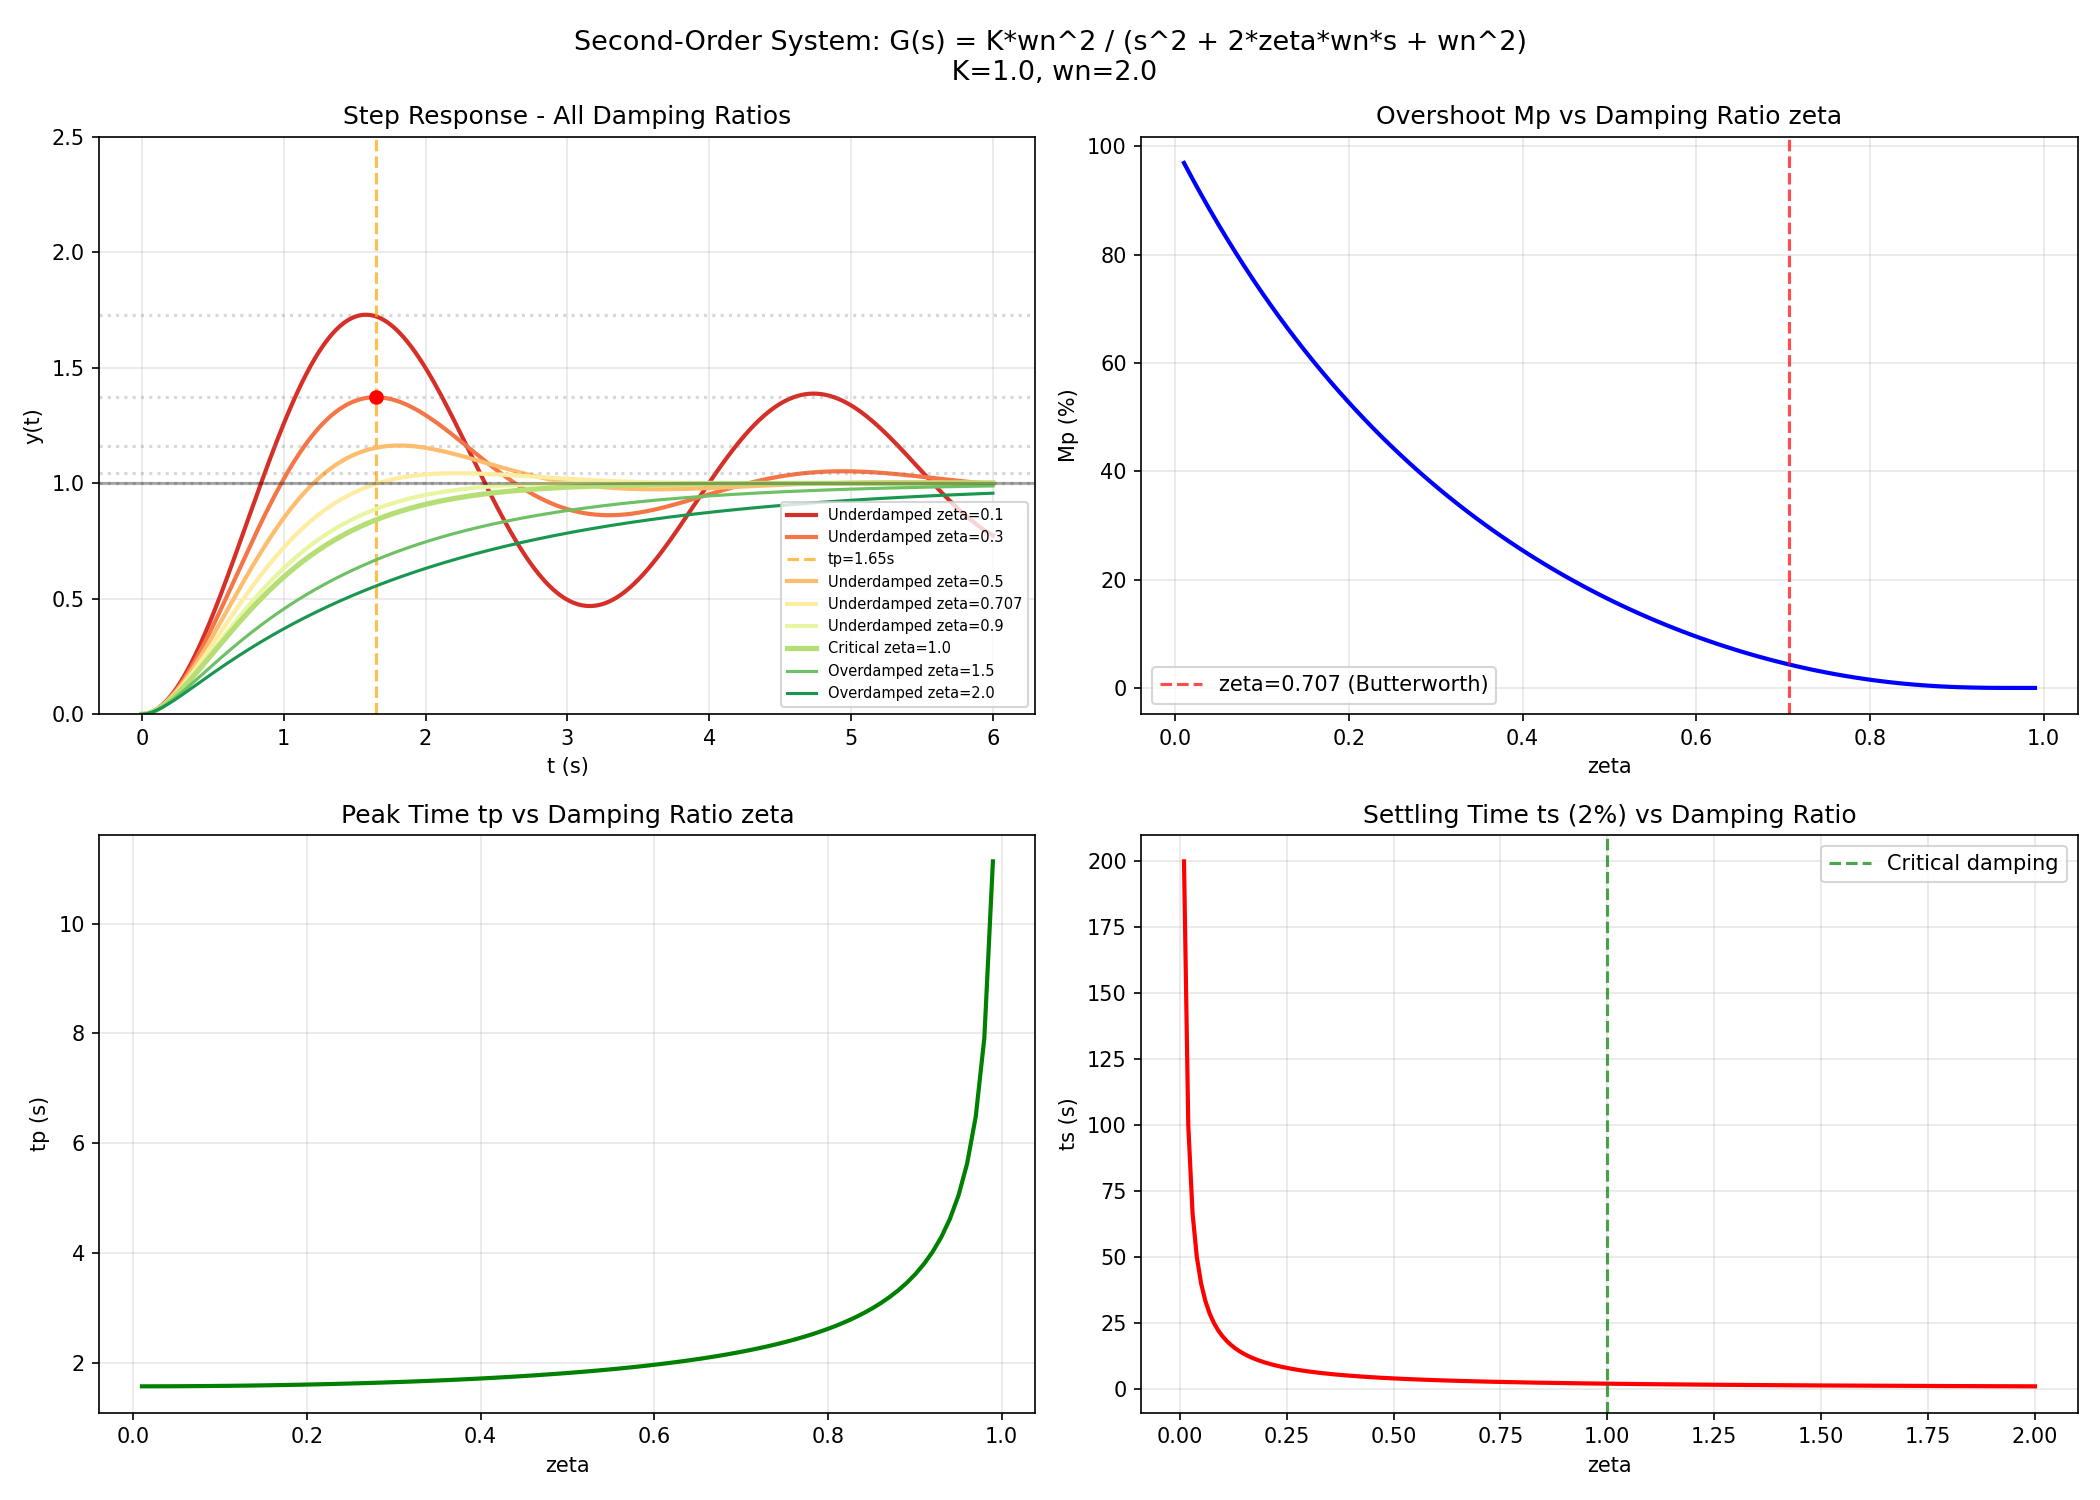

This chart was generated by the following Python code:
import numpy as np
import matplotlib
matplotlib.use('Agg')
import matplotlib.pyplot as plt
from scipy import signal

# ===== Day 2: 二阶系统 + 阻尼比 =====

def second_order_step(K, wn, zeta, t):
    """二阶系统单位阶跃响应
    G(s) = K*wn^2 / (s^2 + 2*zeta*wn*s + wn^2)
    
    zeta < 1: 欠阻尼 → 振荡收敛
    zeta = 1: 临界阻尼
    zeta > 1: 过阻尼
    """
    sys = signal.TransferFunction([K * wn**2], [1, 2*zeta*wn, wn**2])
    t_out, y_out = signal.step(sys, T=t)
    return t_out, y_out

def analytical_underdamped(K, wn, zeta, t):
    """欠阻尼解析解"""
    wd = wn * np.sqrt(1 - zeta**2)  # 阻尼自然频率
    sigma = zeta * wn               # 衰减系数
    y = K * (1 - np.exp(-sigma*t) * np.cos(wd*t) 
             - (zeta/np.sqrt(1-zeta**2)) * np.exp(-sigma*t) * np.sin(wd*t))
    return y

# 参数
K = 1.0
wn = 2.0  # 自然频率
t = np.linspace(0, 6, 1000)

# 欠阻尼不同zeta
fig, axes = plt.subplots(2, 2, figsize=(14, 10))
fig.suptitle(f'Second-Order System: G(s) = K*wn^2 / (s^2 + 2*zeta*wn*s + wn^2)\n K={K}, wn={wn}', fontsize=13)

zetas = [0.1, 0.3, 0.5, 0.707, 0.9, 1.0, 1.5, 2.0]
colors = plt.cm.RdYlGn(np.linspace(0.1, 0.9, len(zetas)))

for i, zeta in enumerate(zetas):
    t_out, y_out = second_order_step(K, wn, zeta, t)
    
    if zeta < 1:
        label = f'Underdamped zeta={zeta}'
        Mp = np.exp(-np.pi * zeta / np.sqrt(1-zeta**2))
        tp = np.pi / (wn * np.sqrt(1-zeta**2))
        # 找到峰值
        peak_idx = np.argmax(y_out)
        y_peak = y_out[peak_idx]
        t_peak = t_out[peak_idx]
        overshoot = (y_peak - K) / K * 100
        axes[0,0].axhline(y=K*(1+Mp), color='gray', linestyle=':', alpha=0.3)
        axes[0,0].plot(t_out, y_out, color=colors[i], linewidth=2, label=label)
        if zeta == 0.3:
            axes[0,0].axvline(x=tp, color='orange', linestyle='--', alpha=0.7, label=f'tp={tp:.2f}s')
            axes[0,0].scatter([tp], [y_peak], color='red', zorder=5)
    elif zeta == 1:
        label = f'Critical zeta={zeta}'
        axes[0,0].plot(t_out, y_out, color=colors[i], linewidth=2.5, label=label)
    else:
        label = f'Overdamped zeta={zeta}'
        axes[0,0].plot(t_out, y_out, color=colors[i], linewidth=1.5, label=label)

axes[0,0].axhline(y=K, color='black', linestyle='-', alpha=0.3)
axes[0,0].set_title('Step Response - All Damping Ratios')
axes[0,0].set_xlabel('t (s)')
axes[0,0].set_ylabel('y(t)')
axes[0,0].legend(fontsize=7, loc='lower right')
axes[0,0].grid(True, alpha=0.3)
axes[0,0].set_ylim(0, 2.5)

# ===== Peak Time, Overshoot vs zeta =====
zetas_fine = np.linspace(0.01, 0.99, 100)
Mp_vals = [np.exp(-np.pi * z / np.sqrt(1-z**2)) * 100 for z in zetas_fine]
tp_vals = [np.pi / (wn * np.sqrt(1-z**2)) for z in zetas_fine]

axes[0,1].plot(zetas_fine, Mp_vals, 'b-', linewidth=2)
axes[0,1].set_title('Overshoot Mp vs Damping Ratio zeta')
axes[0,1].set_xlabel('zeta')
axes[0,1].set_ylabel('Mp (%)')
axes[0,1].grid(True, alpha=0.3)
axes[0,1].axvline(x=0.707, color='red', linestyle='--', alpha=0.7, label='zeta=0.707 (Butterworth)')
axes[0,1].legend()

axes[1,0].plot(zetas_fine, tp_vals, 'g-', linewidth=2)
axes[1,0].set_title('Peak Time tp vs Damping Ratio zeta')
axes[1,0].set_xlabel('zeta')
axes[1,0].set_ylabel('tp (s)')
axes[1,0].grid(True, alpha=0.3)

# ===== Settling time (2% criterion) =====
zetas_ts = np.linspace(0.01, 2.0, 200)
ts_2pct = [4 / (z * wn) for z in zetas_ts]  # 2% criterion: ts ≈ 4/(zeta*wn)

axes[1,1].plot(zetas_ts, ts_2pct, 'r-', linewidth=2)
axes[1,1].set_title('Settling Time ts (2%) vs Damping Ratio')
axes[1,1].set_xlabel('zeta')
axes[1,1].set_ylabel('ts (s)')
axes[1,1].grid(True, alpha=0.3)
axes[1,1].axvline(x=1.0, color='green', linestyle='--', alpha=0.7, label='Critical damping')
axes[1,1].legend()

plt.tight_layout()
output_path = 'C:/Users/WUccc/.openclaw/workspace/notes/工程控制论/code/day2_second_order.png'
plt.savefig(output_path, dpi=150)
print(f"Figure saved: {output_path}")

# ===== Key formulas =====
print("\n===== Key Formulas =====")
print(f"Natural frequency wn = {wn} rad/s")
print(f"Damping ratio zeta varies from 0.1 to 2.0")

for zeta in [0.1, 0.3, 0.5, 0.707, 1.0]:
    if zeta < 1:
        wd = wn * np.sqrt(1 - zeta**2)
        Mp = np.exp(-np.pi * zeta / np.sqrt(1-zeta**2)) * 100
        tp = np.pi / wd
        ts = 4 / (zeta * wn)
        print(f"\nzeta={zeta} (Underdamped):")
        print(f"  Mp  = {Mp:.2f}% (overshoot)")
        print(f"  tp  = {tp:.3f}s (peak time)")
        print(f"  ts  = {ts:.3f}s (settling time, 2%)")
        print(f"  wd  = {wd:.3f} rad/s (damped frequency)")
    elif zeta == 1:
        print(f"\nzeta={zeta} (Critical):")
        print(f"  ts  = {4/(zeta*wn):.3f}s (settling time, 2%)")
    else:
        print(f"\nzeta={zeta} (Overdamped)")
